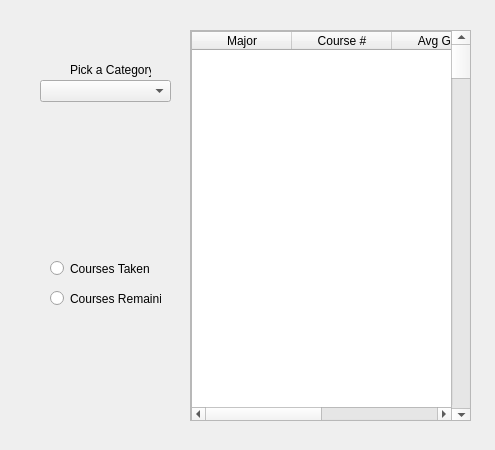
<?xml version="1.0" encoding="UTF-8"?>
<ui version="4.0">
 <class>DegreePopUp</class>
 <widget class="QWidget" name="DegreePopUp">
  <property name="geometry">
   <rect>
    <x>0</x>
    <y>0</y>
    <width>495</width>
    <height>450</height>
   </rect>
  </property>
  <property name="windowTitle">
   <string>Form</string>
  </property>
  <widget class="QLabel" name="label">
   <property name="geometry">
    <rect>
     <x>70</x>
     <y>60</y>
     <width>81</width>
     <height>20</height>
    </rect>
   </property>
   <property name="text">
    <string>Pick a Category:</string>
   </property>
  </widget>
  <widget class="QComboBox" name="comboBox">
   <property name="geometry">
    <rect>
     <x>40</x>
     <y>80</y>
     <width>131</width>
     <height>22</height>
    </rect>
   </property>
  </widget>
  <widget class="QScrollArea" name="scrollArea">
   <property name="geometry">
    <rect>
     <x>190</x>
     <y>30</y>
     <width>281</width>
     <height>391</height>
    </rect>
   </property>
   <property name="widgetResizable">
    <bool>true</bool>
   </property>
   <widget class="QWidget" name="scrollAreaWidgetContents">
    <property name="geometry">
     <rect>
      <x>0</x>
      <y>0</y>
      <width>279</width>
      <height>389</height>
     </rect>
    </property>
    <widget class="QTableWidget" name="Table_2">
     <property name="geometry">
      <rect>
       <x>0</x>
       <y>0</y>
       <width>261</width>
       <height>391</height>
      </rect>
     </property>
     <column>
      <property name="text">
       <string>Major</string>
      </property>
     </column>
     <column>
      <property name="text">
       <string>Course #</string>
      </property>
     </column>
     <column>
      <property name="text">
       <string>Avg GPA</string>
      </property>
     </column>
     <column>
      <property name="text">
       <string>Credit Hours</string>
      </property>
     </column>
    </widget>
    <widget class="QScrollBar" name="verticalScrollBar">
     <property name="geometry">
      <rect>
       <x>260</x>
       <y>0</y>
       <width>21</width>
       <height>391</height>
      </rect>
     </property>
     <property name="orientation">
      <enum>Qt::Vertical</enum>
     </property>
    </widget>
   </widget>
  </widget>
  <widget class="QRadioButton" name="radioButton">
   <property name="geometry">
    <rect>
     <x>50</x>
     <y>260</y>
     <width>101</width>
     <height>17</height>
    </rect>
   </property>
   <property name="text">
    <string>Courses Taken</string>
   </property>
  </widget>
  <widget class="QRadioButton" name="radioButton_2">
   <property name="geometry">
    <rect>
     <x>50</x>
     <y>290</y>
     <width>111</width>
     <height>17</height>
    </rect>
   </property>
   <property name="text">
    <string>Courses Remaining</string>
   </property>
  </widget>
 </widget>
 <resources/>
 <connections/>
</ui>
